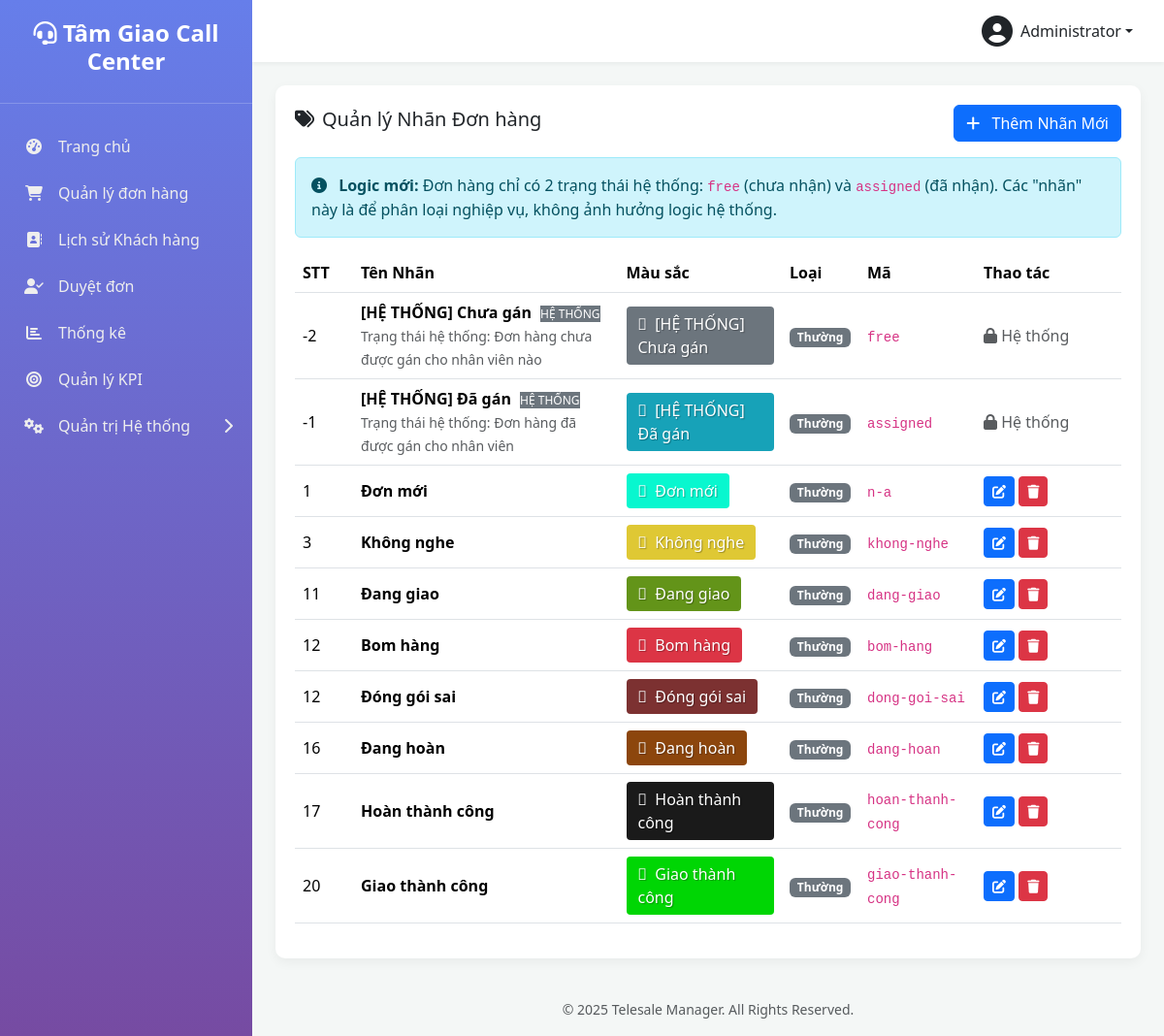
/manage-order-labels.php (signed in), run on the app's committed database.
### tables this page shows
CREATE TABLE `settings` (
  `setting_key` varchar(100) NOT NULL,
  `setting_value` text DEFAULT NULL
);

CREATE TABLE `users` (
  `id` int(10) UNSIGNED NOT NULL,
  `username` varchar(50) NOT NULL COMMENT 'Tên đăng nhập',
  `password` varchar(255) NOT NULL,
  `full_name` varchar(100) NOT NULL COMMENT 'Họ và tên',
  `email` varchar(100) DEFAULT NULL COMMENT 'Email',
  `phone` varchar(20) DEFAULT NULL COMMENT 'Số điện thoại',
  `role` enum('admin','manager','telesale') NOT NULL DEFAULT 'telesale' COMMENT 'Vai trò: admin, manager, telesale',
  `status` enum('active','inactive','suspended') NOT NULL DEFAULT 'active' COMMENT 'Trạng thái: active, inactive, suspended (bị treo)',
  `avatar` varchar(255) DEFAULT NULL COMMENT 'Đường dẫn ảnh đại diện',
  `last_login_at` datetime DEFAULT NULL COMMENT 'Lần đăng nhập cuối',
  `last_login_ip` varchar(45) DEFAULT NULL COMMENT 'IP đăng nhập cuối',
  `created_at` datetime DEFAULT current_timestamp(),
  `updated_at` datetime DEFAULT current_timestamp() ON UPDATE current_timestamp(),
  `suspension_reason` text DEFAULT NULL,
  `suspension_until` datetime DEFAULT NULL,
  `deleted_at` timestamp NULL DEFAULT NULL
);

CREATE TABLE `order_labels` (
  `label_key` varchar(50) NOT NULL,
  `label_name` varchar(100) NOT NULL,
  `description` text DEFAULT NULL,
  `color` varchar(20) NOT NULL DEFAULT '#6c757d',
  `icon` varchar(50) NOT NULL DEFAULT 'fa-tag',
  `sort_order` int(11) NOT NULL DEFAULT 0,
  `is_final` tinyint(1) DEFAULT 0,
  `is_system` tinyint(1) DEFAULT 0,
  `auto_lock` tinyint(1) DEFAULT 0,
  `metadata` longtext DEFAULT NULL CHECK (json_valid(`metadata`)),
  `created_by` int(10) UNSIGNED DEFAULT NULL,
  `created_at` datetime DEFAULT current_timestamp(),
  `updated_at` datetime DEFAULT current_timestamp() ON UPDATE current_timestamp()
);

### functions.php (called while the page is built, shortened)
<?php
function get_db_connection() {
    static $pdo = null;
    if ($pdo === null) {
        try {
            $dsn = "mysql:host=" . DB_HOST . ";dbname=" . DB_NAME . ";charset=" . DB_CHARSET;
            $options = [
                PDO::ATTR_ERRMODE => PDO::ERRMODE_EXCEPTION,
                PDO::ATTR_DEFAULT_FETCH_MODE => PDO::FETCH_ASSOC,
                PDO::ATTR_EMULATE_PREPARES => false,
            ];
            $pdo = new PDO($dsn, DB_USER, DB_PASS, $options);
        } catch (PDOException $e) {
            die('Database connection failed: ' . $e->getMessage());
        }
    }
    return $pdo;
}
function db_query($sql, $params = []) {
    $pdo = get_db_connection();
    $stmt = $pdo->prepare($sql);
    $stmt->execute($params);
    return $stmt;
}
function db_get_row($sql, $params = []) {
    $stmt = db_query($sql, $params);
    return $stmt->fetch(PDO::FETCH_ASSOC);
}
function db_get_results($sql, $params = []) {
    $stmt = db_query($sql, $params);
    return $stmt->fetchAll(PDO::FETCH_ASSOC);
}
function db_get_var($sql, $params = []) {
    $stmt = db_query($sql, $params);
    return $stmt->fetchColumn();
}
function is_logged_in() {
    return isset($_SESSION['user_id']) && !empty($_SESSION['user_id']);
}
function get_logged_user() {
    static $cached_user = null;
    if ($cached_user === null) {
        $cached_user = db_get_row(
            "SELECT * FROM users WHERE id = ? AND status = 'active'",
            [$_SESSION['user_id']]
        );
    }
    return $cached_user;
}
function is_admin() {
    $user = get_logged_user();
    return $user && is_array($user) && isset($user['role']) && $user['role'] === 'admin';
}
function require_admin() {
    if (!is_admin()) {
        redirect('dashboard.php?error=access_denied');
        exit;
    }
}
function get_setting($key, $default = null) {
    $value = db_get_var("SELECT setting_value FROM settings WHERE setting_key = ?", [$key]);
    return $value !== false && $value !== null ? $value : $default;
}
function get_order_labels($include_system = false) {
    $where = $include_system ? '' : 'WHERE is_system = 0';
    return db_get_results("
        SELECT * FROM order_labels
        {$where}
        ORDER BY sort_order ASC, label_name ASC
    ");
}

### manage-order-labels.php (the view, shortened to what this page needs)
<?php
require_once 'functions.php';
require_admin();
$labels = get_order_labels(true);
include 'includes/header.php';
?>
<div class="table-card">
    <div class="d-flex justify-content-between align-items-center mb-3">
        <h5><i class="fas fa-tags me-2"></i>Quản lý Nhãn Đơn hàng</h5>
        <button class="btn btn-primary" onclick="prepareAddModal()">
            <i class="fas fa-plus me-2"></i> Thêm Nhãn Mới
        </button>
    </div>
    <div class="alert alert-info">
        <i class="fas fa-info-circle me-2"></i>
        <strong>Logic mới:</strong> Đơn hàng chỉ có 2 trạng thái hệ thống: <code>free</code> (chưa nhận) và <code>assigned</code> (đã nhận).
        Các "nhãn" này là để phân loại nghiệp vụ, không ảnh hưởng logic hệ thống.
    </div>
    <table class="table table-hover align-middle">
        <thead>
            <tr>
                <th style="width: 60px;">STT</th>
                <th>Tên Nhãn</th>
                <th>Màu sắc</th>
                <th style="width: 80px;">Loại</th>
                <th style="width: 120px;">Mã</th>
                <th style="width: 150px;">Thao tác</th>
            </tr>
        </thead>
        <tbody>
            <?php if (empty($labels)): ?>
                <tr><td colspan="6" class="text-center text-muted py-4">Chưa có nhãn nào.</td></tr>
            <?php else: ?>
                <?php foreach ($labels as $label): ?>
                <tr>
                    <td><?php echo $label['sort_order']; ?></td>
                    <td>
                        <strong><?php echo htmlspecialchars($label['label_name']); ?></strong>
                        <?php if ($label['is_system']): ?>
                            <span class="badge-system">HỆ THỐNG</span>
                        <?php endif; ?>
                        <?php if ($label['description']): ?>
                            <br><small class="text-muted"><?php echo htmlspecialchars($label['description']); ?></small>
                        <?php endif; ?>
                    </td>
                    <td>
                        <span class="label-badge" style="background-color: <?php echo htmlspecialchars($label['color']); ?>;">
                            <i class="<?php echo htmlspecialchars($label['icon']); ?> me-1"></i>
                            <?php echo htmlspecialchars($label['label_name']); ?>
                        </span>
                    </td>
                    <td>
                        <?php if ($label['is_final']): ?>
                            <span class="badge bg-success">Kết thúc</span>
                        <?php else: ?>
                            <span class="badge bg-secondary">Thường</span>
                        <?php endif; ?>
                    </td>
                    <td><code><?php echo htmlspecialchars($label['label_key']); ?></code></td>
                    <td>
                        <?php if (!$label['is_system']): ?>
                            <button class="btn btn-sm btn-primary"
                                    onclick="prepareEditModal(
                                        '<?php echo htmlspecialchars($label['label_key'], ENT_QUOTES); ?>',
                                        '<?php echo htmlspecialchars($label['label_name'], ENT_QUOTES); ?>',
                                        '<?php echo htmlspecialchars($label['description'], ENT_QUOTES); ?>',
                                        '<?php echo htmlspecialchars($label['color'], ENT_QUOTES); ?>',
                                        '<?php echo htmlspecialchars($label['icon'], ENT_QUOTES); ?>',
                                        '<?php echo $label['sort_order']; ?>',
                                        <?php echo $label['is_final'] ? 'true' : 'false'; ?>
                                    )">
                                <i class="fas fa-edit"></i>
                            </button>
                            <a href="?delete=<?php echo urlencode($label['label_key']); ?>"
                               class="btn btn-sm btn-danger"
                               onclick="return confirm('Xóa nhãn này?')">
                                <i class="fas fa-trash"></i>
                            </a>
                        <?php else: ?>
                            <span class="text-muted"><i class="fas fa-lock"></i> Hệ thống</span>
                        <?php endif; ?>
                    </td>
                </tr>
                <?php endforeach; ?>
            <?php endif; ?>
        </tbody>
    </table>
</div>
<?php include 'includes/footer.php'; ?>

### includes/header.php (shortened to what this page needs)
<?php
$current_user = get_logged_user();
$current_page = basename($_SERVER['PHP_SELF']);
$system_pages = [
    'users.php',
    'manager-assignments.php',
    'manage-order-statuses.php',
    'manage-customer-labels.php',
    'manage-user-labels.php',
    'admin-rules.php',
    'settings.php',
];
$is_system_page_active = in_array($current_page, $system_pages);
?>
<!DOCTYPE html>
<html lang="vi">
<head>
    <link href="https://cdn.jsdelivr.net/npm/bootstrap@5.3.2/dist/css/bootstrap.min.css" rel="stylesheet">
    <link rel="stylesheet" href="https://cdnjs.cloudflare.com/ajax/libs/font-awesome/6.4.2/css/all.min.css">
</head>
<body>
    <div class="wrapper">
        <nav class="sidebar">
            <div class="sidebar-header">
                <h3><i class="fas fa-headset"></i> <?php echo get_setting('site_name', SITE_NAME); ?></h3>
            </div>
            <ul class="sidebar-nav">
                <li class="<?php echo ($current_page == 'dashboard.php') ? 'active' : ''; ?>">
                    <a href="dashboard.php"><i class="fas fa-tachometer-alt nav-icon"></i> Trang chủ</a>
                </li>
                <li class="<?php echo ($current_page == 'orders.php' || $current_page == 'order-detail.php') ? 'active' : ''; ?>">
                    <a href="orders.php"><i class="fas fa-shopping-cart nav-icon"></i> Quản lý đơn hàng</a>
                </li>
                <?php if (is_admin() || is_manager()): ?>
                <li class="<?php echo ($current_page == 'customer-history.php') ? 'active' : ''; ?>">
                    <a href="customer-history.php"><i class="fas fa-address-book nav-icon"></i> Lịch sử Khách hàng</a>
                </li>
                <li class="<?php echo ($current_page == 'pending-orders.php') ? 'active' : ''; ?>">
                    <a href="pending-orders.php">
                        <i class="fas fa-user-check nav-icon"></i> Duyệt đơn
                    </a>
                </li>
                <li class="<?php echo ($current_page == 'statistics.php') ? 'active' : ''; ?>">
                    <a href="statistics.php"><i class="fas fa-chart-bar nav-icon"></i> Thống kê</a>
                </li>
                <?php endif; ?>
                <?php if (is_admin() || is_manager()): ?>
                    <li class="<?php echo ($current_page == 'kpi.php') ? 'active' : ''; ?>">
                        <a href="kpi.php">
                            <i class="fas fa-bullseye nav-icon"></i>
                            <?php echo is_admin() ? 'Quản lý KPI' : 'Xem KPI'; ?>
                        </a>
                    </li>
                <?php endif; ?>
                <?php if (is_admin() || is_manager()): ?>
                <li class="<?php echo $is_system_page_active ? 'active' : ''; ?>">
                    <a href="#systemSettings" data-bs-toggle="collapse" aria-expanded="<?php echo $is_system_page_active ? 'true' : 'false'; ?>">
                        <i class="fas fa-cogs nav-icon"></i>
                        Quản trị Hệ thống
                        <i class="fas fa-chevron-right arrow"></i>
                    </a>
                </li>
                <?php endif; ?>
            </ul>
        </nav>
        <div class="main-content">
            <header class="top-navbar d-flex justify-content-end align-items-center">
                <div class="dropdown">
                    <a href="#" class="d-flex align-items-center text-dark text-decoration-none dropdown-toggle" id="dropdownUser" data-bs-toggle="dropdown" aria-expanded="false">
                        <i class="fas fa-user-circle fa-2x me-2"></i>
                        <span><?php echo htmlspecialchars($current_user['full_name']); ?></span>
                    </a>
                </div>
            </header>
            <main class="p-4">

### includes/header.php (style rules this page uses)
:root { --sidebar-width: 260px; --primary-color: #667eea; --secondary-color: #764ba2; }
body { background-color: #f4f7f6; }
.wrapper { display: flex; min-height: 100vh; }
.sidebar { width: var(--sidebar-width); background: linear-gradient(180deg, var(--primary-color) 0%, var(--secondary-color) 100%); color: #fff; position: fixed; height: 100%; display: flex; flex-direction: column; }
.sidebar-header { padding: 20px; text-align: center; border-bottom: 1px solid rgba(255,255,255,0.2); flex-shrink: 0; }
.sidebar-header h3 { font-size: 1.5rem; font-weight: 700; }
.sidebar-nav { list-style: none; padding: 20px 0; flex-grow: 1; overflow-y: auto; }
.sidebar-nav a { display: flex; align-items: center; padding: 12px 20px; color: #eee; text-decoration: none; transition: all 0.2s; }
.sidebar-nav a i.nav-icon { width: 30px; text-align: center; margin-right: 10px; }
.sidebar-nav a .arrow { margin-left: auto; transition: transform 0.3s; }
.main-content { margin-left: var(--sidebar-width); width: calc(100% - var(--sidebar-width)); }
.top-navbar { background-color: #fff; box-shadow: 0 2px 4px rgba(0,0,0,0.05); padding: 1rem 2rem; }
.table-card, .stat-card { background-color: #fff; border-radius: 10px; padding: 20px; box-shadow: 0 4px 12px rgba(0,0,0,0.05); }

### manage-order-labels.php (style rules this page uses)
.label-badge { padding: 6px 12px; border-radius: 4px; color: #fff; font-weight: 500; text-shadow: 1px 1px 1px rgba(0,0,0,0.3); display: inline-block; }
.badge-system { background: #6c757d; color: #fff; font-size: 0.75rem; margin-left: 5px; }

### data on the page
settings: setting_value "Tâm Giao Call Center"
users: full_name "Administrator"
order_labels: sort_order "-2", label_name "[HỆ THỐNG] Chưa gán", is_system "HỆ THỐNG", description "Trạng thái hệ thống: Đơn hàng chưa được gán cho nhân viên nào", is_final "Thường", label_key "free"
order_labels: sort_order "-1", label_name "[HỆ THỐNG] Đã gán", is_system "HỆ THỐNG", description "Trạng thái hệ thống: Đơn hàng đã được gán cho nhân viên", is_final "Thường", label_key "assigned"
order_labels: sort_order "1", label_name "Đơn mới", is_final "Thường", label_key "n-a"
order_labels: sort_order "3", label_name "Không nghe", is_final "Thường", label_key "khong-nghe"
order_labels: sort_order "11", label_name "Đang giao", is_final "Thường", label_key "dang-giao"
order_labels: sort_order "12", label_name "Bom hàng", is_final "Thường", label_key "bom-hang"
order_labels: sort_order "12", label_name "Đóng gói sai", is_final "Thường", label_key "dong-goi-sai"
order_labels: sort_order "16", label_name "Đang hoàn", is_final "Thường", label_key "dang-hoan"
order_labels: sort_order "17", label_name "Hoàn thành công", is_final "Thường", label_key "hoan-thanh-cong"
order_labels: sort_order "20", label_name "Giao thành công", is_final "Thường", label_key "giao-thanh-cong"

### other printed values
SITE_NAME "Telesale Manager"
